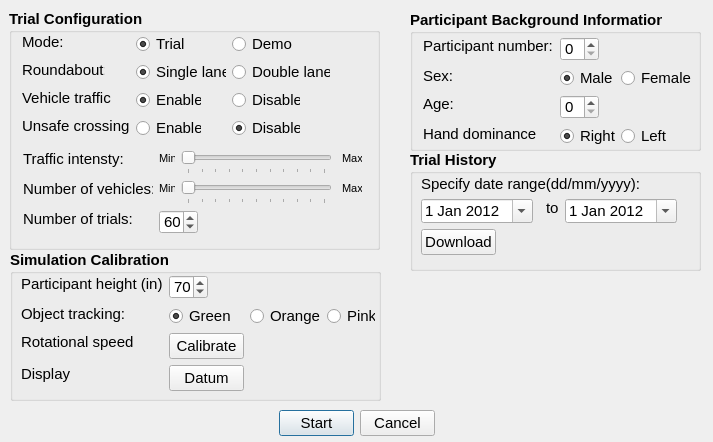
<?xml version="1.0" encoding="UTF-8"?>
<ui version="4.0">
 <class>Demographics</class>
 <widget class="QDialog" name="Demographics">
  <property name="enabled">
   <bool>true</bool>
  </property>
  <property name="geometry">
   <rect>
    <x>0</x>
    <y>0</y>
    <width>713</width>
    <height>442</height>
   </rect>
  </property>
  <property name="windowTitle">
   <string>VeWalker Configuration</string>
  </property>
  <widget class="QGroupBox" name="minlabel1">
   <property name="geometry">
    <rect>
     <x>9</x>
     <y>9</y>
     <width>371</width>
     <height>241</height>
    </rect>
   </property>
   <property name="font">
    <font>
     <pointsize>11</pointsize>
     <weight>75</weight>
     <bold>true</bold>
    </font>
   </property>
   <property name="title">
    <string>Trial Configuration</string>
   </property>
   <widget class="QRadioButton" name="trafficdisable">
    <property name="geometry">
     <rect>
      <x>223</x>
      <y>80</y>
      <width>68</width>
      <height>22</height>
     </rect>
    </property>
    <property name="font">
     <font>
      <pointsize>11</pointsize>
      <weight>50</weight>
      <bold>false</bold>
     </font>
    </property>
    <property name="text">
     <string>Disable</string>
    </property>
    <property name="autoExclusive">
     <bool>false</bool>
    </property>
   </widget>
   <widget class="QRadioButton" name="trafficenable">
    <property name="geometry">
     <rect>
      <x>127</x>
      <y>80</y>
      <width>65</width>
      <height>22</height>
     </rect>
    </property>
    <property name="font">
     <font>
      <pointsize>11</pointsize>
      <weight>50</weight>
      <bold>false</bold>
     </font>
    </property>
    <property name="text">
     <string>Enable</string>
    </property>
    <property name="checkable">
     <bool>true</bool>
    </property>
    <property name="checked">
     <bool>true</bool>
    </property>
    <property name="autoExclusive">
     <bool>false</bool>
    </property>
   </widget>
   <widget class="QLabel" name="roundaboutsize">
    <property name="geometry">
     <rect>
      <x>13</x>
      <y>52</y>
      <width>83</width>
      <height>18</height>
     </rect>
    </property>
    <property name="font">
     <font>
      <pointsize>11</pointsize>
      <weight>50</weight>
      <bold>false</bold>
     </font>
    </property>
    <property name="text">
     <string>Roundabout:</string>
    </property>
   </widget>
   <widget class="QLabel" name="modelabel">
    <property name="geometry">
     <rect>
      <x>13</x>
      <y>24</y>
      <width>41</width>
      <height>18</height>
     </rect>
    </property>
    <property name="font">
     <font>
      <pointsize>11</pointsize>
      <weight>50</weight>
      <bold>false</bold>
     </font>
    </property>
    <property name="text">
     <string>Mode:</string>
    </property>
   </widget>
   <widget class="QRadioButton" name="trial">
    <property name="geometry">
     <rect>
      <x>127</x>
      <y>24</y>
      <width>48</width>
      <height>22</height>
     </rect>
    </property>
    <property name="font">
     <font>
      <pointsize>11</pointsize>
      <weight>50</weight>
      <bold>false</bold>
     </font>
    </property>
    <property name="text">
     <string>Trial</string>
    </property>
    <property name="checkable">
     <bool>true</bool>
    </property>
    <property name="checked">
     <bool>true</bool>
    </property>
    <property name="autoExclusive">
     <bool>false</bool>
    </property>
   </widget>
   <widget class="QRadioButton" name="demo">
    <property name="geometry">
     <rect>
      <x>223</x>
      <y>24</y>
      <width>62</width>
      <height>22</height>
     </rect>
    </property>
    <property name="font">
     <font>
      <pointsize>11</pointsize>
      <weight>50</weight>
      <bold>false</bold>
     </font>
    </property>
    <property name="text">
     <string>Demo</string>
    </property>
    <property name="autoExclusive">
     <bool>false</bool>
    </property>
   </widget>
   <widget class="QRadioButton" name="singlelane">
    <property name="geometry">
     <rect>
      <x>127</x>
      <y>52</y>
      <width>90</width>
      <height>22</height>
     </rect>
    </property>
    <property name="font">
     <font>
      <pointsize>11</pointsize>
      <weight>50</weight>
      <bold>false</bold>
     </font>
    </property>
    <property name="text">
     <string>Single lane</string>
    </property>
    <property name="checkable">
     <bool>true</bool>
    </property>
    <property name="checked">
     <bool>true</bool>
    </property>
    <property name="autoExclusive">
     <bool>false</bool>
    </property>
   </widget>
   <widget class="QRadioButton" name="doublelane">
    <property name="geometry">
     <rect>
      <x>223</x>
      <y>52</y>
      <width>98</width>
      <height>22</height>
     </rect>
    </property>
    <property name="font">
     <font>
      <pointsize>11</pointsize>
      <weight>50</weight>
      <bold>false</bold>
     </font>
    </property>
    <property name="text">
     <string>Double lane</string>
    </property>
    <property name="autoExclusive">
     <bool>false</bool>
    </property>
   </widget>
   <widget class="QLabel" name="trafficlabel">
    <property name="geometry">
     <rect>
      <x>13</x>
      <y>80</y>
      <width>90</width>
      <height>18</height>
     </rect>
    </property>
    <property name="font">
     <font>
      <pointsize>11</pointsize>
      <weight>50</weight>
      <bold>false</bold>
     </font>
    </property>
    <property name="text">
     <string>Vehicle traffic:</string>
    </property>
   </widget>
   <widget class="QLabel" name="trialquantitylabel">
    <property name="geometry">
     <rect>
      <x>14</x>
      <y>201</y>
      <width>109</width>
      <height>18</height>
     </rect>
    </property>
    <property name="font">
     <font>
      <pointsize>11</pointsize>
      <weight>50</weight>
      <bold>false</bold>
     </font>
    </property>
    <property name="text">
     <string>Number of trials:</string>
    </property>
   </widget>
   <widget class="QSpinBox" name="trialquantity">
    <property name="geometry">
     <rect>
      <x>150</x>
      <y>201</y>
      <width>39</width>
      <height>24</height>
     </rect>
    </property>
    <property name="font">
     <font>
      <weight>50</weight>
      <bold>false</bold>
     </font>
    </property>
    <property name="value">
     <number>60</number>
    </property>
   </widget>
   <widget class="QSlider" name="intensityslider">
    <property name="enabled">
     <bool>true</bool>
    </property>
    <property name="geometry">
     <rect>
      <x>172</x>
      <y>141</y>
      <width>151</width>
      <height>24</height>
     </rect>
    </property>
    <property name="maximum">
     <number>10</number>
    </property>
    <property name="orientation">
     <enum>Qt::Horizontal</enum>
    </property>
    <property name="tickPosition">
     <enum>QSlider::TicksBelow</enum>
    </property>
   </widget>
   <widget class="QSlider" name="vehiclequantityslider">
    <property name="geometry">
     <rect>
      <x>172</x>
      <y>171</y>
      <width>151</width>
      <height>24</height>
     </rect>
    </property>
    <property name="maximum">
     <number>10</number>
    </property>
    <property name="orientation">
     <enum>Qt::Horizontal</enum>
    </property>
    <property name="tickPosition">
     <enum>QSlider::TicksBelow</enum>
    </property>
   </widget>
   <widget class="QLabel" name="vehiclequantitylabel">
    <property name="geometry">
     <rect>
      <x>14</x>
      <y>171</y>
      <width>130</width>
      <height>18</height>
     </rect>
    </property>
    <property name="font">
     <font>
      <pointsize>11</pointsize>
      <weight>50</weight>
      <bold>false</bold>
     </font>
    </property>
    <property name="text">
     <string>Number of vehicles:</string>
    </property>
   </widget>
   <widget class="QLabel" name="trafficintensitylabel">
    <property name="enabled">
     <bool>true</bool>
    </property>
    <property name="geometry">
     <rect>
      <x>14</x>
      <y>141</y>
      <width>101</width>
      <height>18</height>
     </rect>
    </property>
    <property name="font">
     <font>
      <pointsize>11</pointsize>
      <weight>50</weight>
      <bold>false</bold>
     </font>
    </property>
    <property name="text">
     <string>Traffic intensty:</string>
    </property>
    <property name="textFormat">
     <enum>Qt::AutoText</enum>
    </property>
   </widget>
   <widget class="QRadioButton" name="unsafedisable">
    <property name="geometry">
     <rect>
      <x>223</x>
      <y>108</y>
      <width>68</width>
      <height>22</height>
     </rect>
    </property>
    <property name="font">
     <font>
      <pointsize>11</pointsize>
      <weight>50</weight>
      <bold>false</bold>
     </font>
    </property>
    <property name="text">
     <string>Disable</string>
    </property>
    <property name="checked">
     <bool>true</bool>
    </property>
    <property name="autoExclusive">
     <bool>false</bool>
    </property>
   </widget>
   <widget class="QRadioButton" name="unsafeenable">
    <property name="geometry">
     <rect>
      <x>127</x>
      <y>108</y>
      <width>65</width>
      <height>22</height>
     </rect>
    </property>
    <property name="font">
     <font>
      <pointsize>11</pointsize>
      <weight>50</weight>
      <bold>false</bold>
     </font>
    </property>
    <property name="text">
     <string>Enable</string>
    </property>
    <property name="checkable">
     <bool>true</bool>
    </property>
    <property name="checked">
     <bool>false</bool>
    </property>
    <property name="autoExclusive">
     <bool>false</bool>
    </property>
   </widget>
   <widget class="QLabel" name="unsafeintensitylabel">
    <property name="geometry">
     <rect>
      <x>13</x>
      <y>108</y>
      <width>108</width>
      <height>18</height>
     </rect>
    </property>
    <property name="font">
     <font>
      <pointsize>11</pointsize>
      <weight>50</weight>
      <bold>false</bold>
     </font>
    </property>
    <property name="toolTip">
     <string>Inter-vehicle distance prevents safe crossing.</string>
    </property>
    <property name="text">
     <string>Unsafe crossing:</string>
    </property>
   </widget>
   <widget class="QLabel" name="label">
    <property name="geometry">
     <rect>
      <x>150</x>
      <y>141</y>
      <width>16</width>
      <height>16</height>
     </rect>
    </property>
    <property name="font">
     <font>
      <pointsize>8</pointsize>
      <weight>50</weight>
      <bold>false</bold>
     </font>
    </property>
    <property name="text">
     <string>Min</string>
    </property>
   </widget>
   <widget class="QLabel" name="minlabel2">
    <property name="geometry">
     <rect>
      <x>150</x>
      <y>171</y>
      <width>16</width>
      <height>16</height>
     </rect>
    </property>
    <property name="font">
     <font>
      <pointsize>8</pointsize>
      <weight>50</weight>
      <bold>false</bold>
     </font>
    </property>
    <property name="text">
     <string>Min</string>
    </property>
   </widget>
   <widget class="QLabel" name="maxlabel1">
    <property name="geometry">
     <rect>
      <x>333</x>
      <y>141</y>
      <width>20</width>
      <height>16</height>
     </rect>
    </property>
    <property name="font">
     <font>
      <pointsize>8</pointsize>
      <weight>50</weight>
      <bold>false</bold>
     </font>
    </property>
    <property name="text">
     <string>Max</string>
    </property>
   </widget>
   <widget class="QLabel" name="maxlabel2">
    <property name="geometry">
     <rect>
      <x>333</x>
      <y>171</y>
      <width>20</width>
      <height>16</height>
     </rect>
    </property>
    <property name="font">
     <font>
      <pointsize>8</pointsize>
      <weight>50</weight>
      <bold>false</bold>
     </font>
    </property>
    <property name="text">
     <string>Max</string>
    </property>
   </widget>
  </widget>
  <widget class="QGroupBox" name="groupBox_2">
   <property name="geometry">
    <rect>
     <x>10</x>
     <y>250</y>
     <width>371</width>
     <height>151</height>
    </rect>
   </property>
   <property name="font">
    <font>
     <pointsize>11</pointsize>
     <weight>75</weight>
     <bold>true</bold>
    </font>
   </property>
   <property name="title">
    <string>Simulation Calibration</string>
   </property>
   <widget class="QRadioButton" name="neonpink">
    <property name="geometry">
     <rect>
      <x>317</x>
      <y>55</y>
      <width>48</width>
      <height>22</height>
     </rect>
    </property>
    <property name="sizePolicy">
     <sizepolicy hsizetype="Fixed" vsizetype="Fixed">
      <horstretch>0</horstretch>
      <verstretch>0</verstretch>
     </sizepolicy>
    </property>
    <property name="font">
     <font>
      <pointsize>11</pointsize>
      <weight>50</weight>
      <bold>false</bold>
     </font>
    </property>
    <property name="text">
     <string>Pink</string>
    </property>
    <property name="autoExclusive">
     <bool>false</bool>
    </property>
   </widget>
   <widget class="QPushButton" name="calibrate">
    <property name="geometry">
     <rect>
      <x>159</x>
      <y>83</y>
      <width>75</width>
      <height>26</height>
     </rect>
    </property>
    <property name="font">
     <font>
      <pointsize>11</pointsize>
      <weight>50</weight>
      <bold>false</bold>
     </font>
    </property>
    <property name="toolTip">
     <string>Calibrate rotational speed based on lean extents.</string>
    </property>
    <property name="text">
     <string>Calibrate</string>
    </property>
    <property name="checkable">
     <bool>false</bool>
    </property>
    <property name="default">
     <bool>true</bool>
    </property>
    <property name="flat">
     <bool>false</bool>
    </property>
   </widget>
   <widget class="QLabel" name="heightlabel">
    <property name="geometry">
     <rect>
      <x>11</x>
      <y>25</y>
      <width>142</width>
      <height>18</height>
     </rect>
    </property>
    <property name="font">
     <font>
      <pointsize>11</pointsize>
      <weight>50</weight>
      <bold>false</bold>
     </font>
    </property>
    <property name="text">
     <string>Participant height (in):</string>
    </property>
   </widget>
   <widget class="QSpinBox" name="participantheight">
    <property name="geometry">
     <rect>
      <x>159</x>
      <y>25</y>
      <width>39</width>
      <height>24</height>
     </rect>
    </property>
    <property name="font">
     <font>
      <pointsize>11</pointsize>
      <weight>50</weight>
      <bold>false</bold>
     </font>
    </property>
    <property name="value">
     <number>70</number>
    </property>
   </widget>
   <widget class="QLabel" name="trackinglabel">
    <property name="geometry">
     <rect>
      <x>11</x>
      <y>55</y>
      <width>103</width>
      <height>18</height>
     </rect>
    </property>
    <property name="font">
     <font>
      <pointsize>11</pointsize>
      <weight>50</weight>
      <bold>false</bold>
     </font>
    </property>
    <property name="text">
     <string>Object tracking:</string>
    </property>
   </widget>
   <widget class="QRadioButton" name="neongreen">
    <property name="geometry">
     <rect>
      <x>159</x>
      <y>55</y>
      <width>62</width>
      <height>22</height>
     </rect>
    </property>
    <property name="sizePolicy">
     <sizepolicy hsizetype="Fixed" vsizetype="Fixed">
      <horstretch>0</horstretch>
      <verstretch>0</verstretch>
     </sizepolicy>
    </property>
    <property name="font">
     <font>
      <pointsize>11</pointsize>
      <weight>50</weight>
      <bold>false</bold>
     </font>
    </property>
    <property name="text">
     <string>Green</string>
    </property>
    <property name="checkable">
     <bool>true</bool>
    </property>
    <property name="checked">
     <bool>true</bool>
    </property>
    <property name="autoExclusive">
     <bool>false</bool>
    </property>
   </widget>
   <widget class="QRadioButton" name="neonorange">
    <property name="geometry">
     <rect>
      <x>240</x>
      <y>55</y>
      <width>71</width>
      <height>22</height>
     </rect>
    </property>
    <property name="sizePolicy">
     <sizepolicy hsizetype="Fixed" vsizetype="Fixed">
      <horstretch>0</horstretch>
      <verstretch>0</verstretch>
     </sizepolicy>
    </property>
    <property name="font">
     <font>
      <pointsize>11</pointsize>
      <weight>50</weight>
      <bold>false</bold>
     </font>
    </property>
    <property name="text">
     <string>Orange</string>
    </property>
    <property name="autoExclusive">
     <bool>false</bool>
    </property>
   </widget>
   <widget class="QLabel" name="rotationalspeed">
    <property name="geometry">
     <rect>
      <x>11</x>
      <y>83</y>
      <width>112</width>
      <height>18</height>
     </rect>
    </property>
    <property name="font">
     <font>
      <pointsize>11</pointsize>
      <weight>50</weight>
      <bold>false</bold>
     </font>
    </property>
    <property name="text">
     <string>Rotational speed:</string>
    </property>
   </widget>
   <widget class="QLabel" name="displaylabel">
    <property name="geometry">
     <rect>
      <x>11</x>
      <y>115</y>
      <width>50</width>
      <height>18</height>
     </rect>
    </property>
    <property name="font">
     <font>
      <pointsize>11</pointsize>
      <weight>50</weight>
      <bold>false</bold>
     </font>
    </property>
    <property name="text">
     <string>Display:</string>
    </property>
   </widget>
   <widget class="QPushButton" name="datum">
    <property name="geometry">
     <rect>
      <x>159</x>
      <y>115</y>
      <width>75</width>
      <height>26</height>
     </rect>
    </property>
    <property name="font">
     <font>
      <pointsize>11</pointsize>
      <weight>50</weight>
      <bold>false</bold>
     </font>
    </property>
    <property name="toolTip">
     <string>Calibrate zero position of head.</string>
    </property>
    <property name="text">
     <string>Datum</string>
    </property>
    <property name="checkable">
     <bool>false</bool>
    </property>
    <property name="default">
     <bool>true</bool>
    </property>
    <property name="flat">
     <bool>false</bool>
    </property>
   </widget>
  </widget>
  <widget class="QGroupBox" name="groupBox_3">
   <property name="geometry">
    <rect>
     <x>410</x>
     <y>10</y>
     <width>291</width>
     <height>141</height>
    </rect>
   </property>
   <property name="font">
    <font>
     <pointsize>11</pointsize>
     <weight>75</weight>
     <bold>true</bold>
    </font>
   </property>
   <property name="title">
    <string>Participant Background Information</string>
   </property>
   <widget class="QLabel" name="agelabel">
    <property name="geometry">
     <rect>
      <x>13</x>
      <y>85</y>
      <width>30</width>
      <height>18</height>
     </rect>
    </property>
    <property name="font">
     <font>
      <pointsize>11</pointsize>
      <weight>50</weight>
      <bold>false</bold>
     </font>
    </property>
    <property name="text">
     <string>Age:</string>
    </property>
   </widget>
   <widget class="QSpinBox" name="age">
    <property name="geometry">
     <rect>
      <x>150</x>
      <y>85</y>
      <width>39</width>
      <height>24</height>
     </rect>
    </property>
    <property name="font">
     <font>
      <weight>50</weight>
      <bold>false</bold>
     </font>
    </property>
   </widget>
   <widget class="QLabel" name="participantnumberlabel">
    <property name="geometry">
     <rect>
      <x>13</x>
      <y>27</y>
      <width>131</width>
      <height>18</height>
     </rect>
    </property>
    <property name="font">
     <font>
      <pointsize>11</pointsize>
      <weight>50</weight>
      <bold>false</bold>
     </font>
    </property>
    <property name="text">
     <string>Participant number: </string>
    </property>
   </widget>
   <widget class="QSpinBox" name="id">
    <property name="enabled">
     <bool>true</bool>
    </property>
    <property name="geometry">
     <rect>
      <x>150</x>
      <y>27</y>
      <width>39</width>
      <height>24</height>
     </rect>
    </property>
    <property name="maximumSize">
     <size>
      <width>116</width>
      <height>135</height>
     </size>
    </property>
    <property name="font">
     <font>
      <weight>50</weight>
      <bold>false</bold>
     </font>
    </property>
   </widget>
   <widget class="QLabel" name="sexlabel">
    <property name="geometry">
     <rect>
      <x>13</x>
      <y>57</y>
      <width>29</width>
      <height>18</height>
     </rect>
    </property>
    <property name="font">
     <font>
      <pointsize>11</pointsize>
      <weight>50</weight>
      <bold>false</bold>
     </font>
    </property>
    <property name="text">
     <string>Sex:</string>
    </property>
   </widget>
   <widget class="QRadioButton" name="male">
    <property name="geometry">
     <rect>
      <x>150</x>
      <y>57</y>
      <width>53</width>
      <height>22</height>
     </rect>
    </property>
    <property name="font">
     <font>
      <pointsize>11</pointsize>
      <weight>50</weight>
      <bold>false</bold>
     </font>
    </property>
    <property name="text">
     <string>Male</string>
    </property>
    <property name="checkable">
     <bool>true</bool>
    </property>
    <property name="checked">
     <bool>true</bool>
    </property>
    <property name="autoExclusive">
     <bool>false</bool>
    </property>
   </widget>
   <widget class="QRadioButton" name="female">
    <property name="geometry">
     <rect>
      <x>211</x>
      <y>57</y>
      <width>70</width>
      <height>22</height>
     </rect>
    </property>
    <property name="font">
     <font>
      <pointsize>11</pointsize>
      <weight>50</weight>
      <bold>false</bold>
     </font>
    </property>
    <property name="text">
     <string>Female</string>
    </property>
    <property name="autoExclusive">
     <bool>false</bool>
    </property>
   </widget>
   <widget class="QLabel" name="handdominancelabel">
    <property name="geometry">
     <rect>
      <x>13</x>
      <y>115</y>
      <width>114</width>
      <height>18</height>
     </rect>
    </property>
    <property name="font">
     <font>
      <pointsize>11</pointsize>
      <weight>50</weight>
      <bold>false</bold>
     </font>
    </property>
    <property name="text">
     <string>Hand dominance:</string>
    </property>
   </widget>
   <widget class="QRadioButton" name="righthanded">
    <property name="geometry">
     <rect>
      <x>150</x>
      <y>115</y>
      <width>55</width>
      <height>22</height>
     </rect>
    </property>
    <property name="font">
     <font>
      <pointsize>11</pointsize>
      <weight>50</weight>
      <bold>false</bold>
     </font>
    </property>
    <property name="text">
     <string>Right</string>
    </property>
    <property name="checkable">
     <bool>true</bool>
    </property>
    <property name="checked">
     <bool>true</bool>
    </property>
    <property name="autoExclusive">
     <bool>false</bool>
    </property>
   </widget>
   <widget class="QRadioButton" name="lefthanded">
    <property name="geometry">
     <rect>
      <x>211</x>
      <y>115</y>
      <width>48</width>
      <height>22</height>
     </rect>
    </property>
    <property name="font">
     <font>
      <pointsize>11</pointsize>
      <weight>50</weight>
      <bold>false</bold>
     </font>
    </property>
    <property name="text">
     <string>Left</string>
    </property>
   </widget>
  </widget>
  <widget class="QGroupBox" name="groupBox_4">
   <property name="geometry">
    <rect>
     <x>410</x>
     <y>150</y>
     <width>291</width>
     <height>121</height>
    </rect>
   </property>
   <property name="font">
    <font>
     <pointsize>11</pointsize>
     <weight>75</weight>
     <bold>true</bold>
    </font>
   </property>
   <property name="title">
    <string>Trial History</string>
   </property>
   <widget class="QPushButton" name="download">
    <property name="geometry">
     <rect>
      <x>11</x>
      <y>79</y>
      <width>75</width>
      <height>26</height>
     </rect>
    </property>
    <property name="font">
     <font>
      <pointsize>11</pointsize>
      <weight>50</weight>
      <bold>false</bold>
     </font>
    </property>
    <property name="text">
     <string>Download</string>
    </property>
    <property name="checkable">
     <bool>false</bool>
    </property>
    <property name="default">
     <bool>true</bool>
    </property>
    <property name="flat">
     <bool>false</bool>
    </property>
   </widget>
   <widget class="QLabel" name="heightlabel_2">
    <property name="geometry">
     <rect>
      <x>11</x>
      <y>25</y>
      <width>221</width>
      <height>18</height>
     </rect>
    </property>
    <property name="font">
     <font>
      <pointsize>11</pointsize>
      <weight>50</weight>
      <bold>false</bold>
     </font>
    </property>
    <property name="text">
     <string>Specify date range(dd/mm/yyyy):</string>
    </property>
   </widget>
   <widget class="QDateEdit" name="datelowerrange">
    <property name="geometry">
     <rect>
      <x>11</x>
      <y>49</y>
      <width>112</width>
      <height>24</height>
     </rect>
    </property>
    <property name="font">
     <font>
      <weight>50</weight>
      <bold>false</bold>
     </font>
    </property>
    <property name="date">
     <date>
      <year>2012</year>
      <month>1</month>
      <day>1</day>
     </date>
    </property>
    <property name="calendarPopup">
     <bool>true</bool>
    </property>
   </widget>
   <widget class="QLabel" name="heightlabel_3">
    <property name="geometry">
     <rect>
      <x>136</x>
      <y>49</y>
      <width>16</width>
      <height>18</height>
     </rect>
    </property>
    <property name="font">
     <font>
      <pointsize>11</pointsize>
      <weight>50</weight>
      <bold>false</bold>
     </font>
    </property>
    <property name="text">
     <string>to</string>
    </property>
   </widget>
   <widget class="QDateEdit" name="dateupperrange">
    <property name="geometry">
     <rect>
      <x>155</x>
      <y>49</y>
      <width>112</width>
      <height>24</height>
     </rect>
    </property>
    <property name="font">
     <font>
      <weight>50</weight>
      <bold>false</bold>
     </font>
    </property>
    <property name="date">
     <date>
      <year>2012</year>
      <month>1</month>
      <day>1</day>
     </date>
    </property>
    <property name="calendarPopup">
     <bool>true</bool>
    </property>
   </widget>
  </widget>
  <widget class="QPushButton" name="quit">
   <property name="geometry">
    <rect>
     <x>279</x>
     <y>410</y>
     <width>75</width>
     <height>26</height>
    </rect>
   </property>
   <property name="sizePolicy">
    <sizepolicy hsizetype="Fixed" vsizetype="Fixed">
     <horstretch>0</horstretch>
     <verstretch>0</verstretch>
    </sizepolicy>
   </property>
   <property name="font">
    <font>
     <pointsize>11</pointsize>
    </font>
   </property>
   <property name="text">
    <string>Start</string>
   </property>
   <property name="checkable">
    <bool>false</bool>
   </property>
   <property name="default">
    <bool>true</bool>
   </property>
   <property name="flat">
    <bool>false</bool>
   </property>
  </widget>
  <widget class="QPushButton" name="cancel">
   <property name="geometry">
    <rect>
     <x>360</x>
     <y>410</y>
     <width>75</width>
     <height>26</height>
    </rect>
   </property>
   <property name="sizePolicy">
    <sizepolicy hsizetype="Fixed" vsizetype="Fixed">
     <horstretch>0</horstretch>
     <verstretch>0</verstretch>
    </sizepolicy>
   </property>
   <property name="font">
    <font>
     <pointsize>11</pointsize>
    </font>
   </property>
   <property name="text">
    <string>Cancel</string>
   </property>
  </widget>
  <zorder>groupBox_4</zorder>
  <zorder>groupBox_3</zorder>
  <zorder>groupBox_2</zorder>
  <zorder>minlabel1</zorder>
  <zorder>layoutWidget</zorder>
 </widget>
 <resources/>
 <connections/>
</ui>
